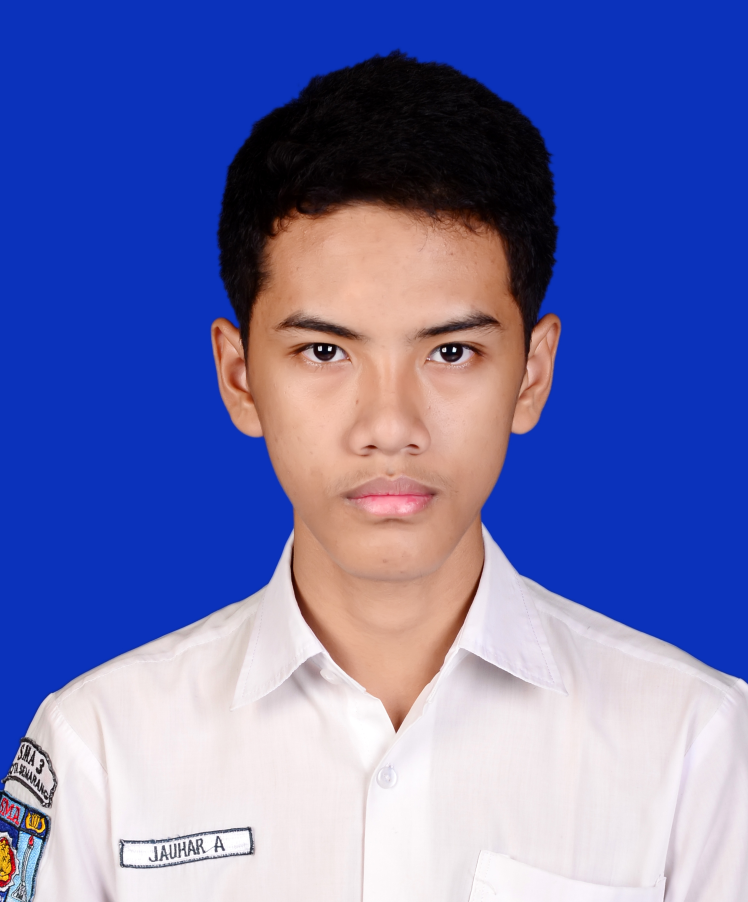
#> input picture facial_detection/test.jpg, 2244 x 2706 px (shown at 1/3 size)
$ python histogram.py ../facial_detection/test.jpg   (Python 2 division)
#> lines starting #> are read from the running program, lines starting #| are printed output that depends on the picture
import sys
import os.path
import matplotlib.pyplot as plt

from PIL import Image, ImageDraw

MAX_WIDTH = 600
MAX_HEIGHT = 400

HISTOGRAM_WIDTH = 600
HISTOGRAM_HEIGHT = 400
HISTOGRAM_MARGIN = 20

if len(sys.argv) < 2:
    print "Usage: python histogram.py IMAGE_PATH"
    sys.exit(1)

image_path = sys.argv[1]
image_ext = os.path.splitext(image_path)[1]

if image_ext.lower() not in ['.jpg', '.jpeg', '.png', '.bmp']:
    print "Invalid image format. Use one of these format: .jpg, .jpeg, .png, .bmp"
    sys.exit(1)

try:
    base_image = Image.open(image_path)
#> base_image is the input picture: PIL image 2244x2706 RGB; mean R, G, B 106.2, 113, 175.5
    width, height = base_image.size
#> width = 2244; height = 2706
    if width > MAX_WIDTH:
        height, width = height * MAX_WIDTH / width, MAX_WIDTH
#> height = 723; width = 600
    if height > MAX_HEIGHT:
        width, height = width * MAX_HEIGHT / height, MAX_HEIGHT
#> width = 331; height = 400
    base_image = base_image.resize((width, height))
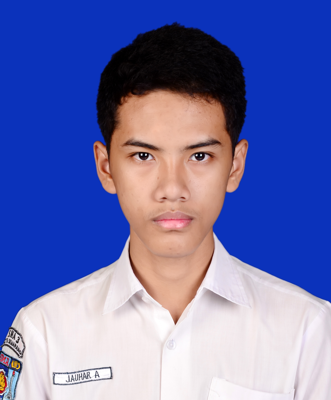
#> base_image: PIL image 331x400 RGB; mean R, G, B 106.2, 113, 175.5
except Exception as e:
    print "Cannot open image"
    sys.exit(1)

# ===================
img = base_image.load()

print img[0,0]
#| (11, 50, 187)
# ===================

def calculate_image_histogram(image, channel_id=0):
#> called with channel_id = 1
    width, height = image.size
    img = image.load()
    histogram = [0 for i in range(256)]
    for i in range(height):
        for j in range(width):
            color = img[j,i]
            color_sum = []
            if channel_id & 1:
                color_sum += [color[0]]
            if channel_id & 2:
                color_sum += [color[1]]
            if channel_id & 4:
                color_sum += [color[2]]
            value = round(sum(color_sum) / len(color_sum))
            histogram[int(value)] += 1
#> after the loop, histogram = 256 values, max 62198 at index 11, min 11 at index 79, mean 517.2

    return [float(x)/float(width * height) for x in histogram]


plt.plot(calculate_image_histogram(base_image, 1), 'r')
plt.plot(calculate_image_histogram(base_image, 2), 'g')
plt.plot(calculate_image_histogram(base_image, 4), 'b')
plt.plot(calculate_image_histogram(base_image, 7), 'k')

base_image.show("Base Image")
plt.show()
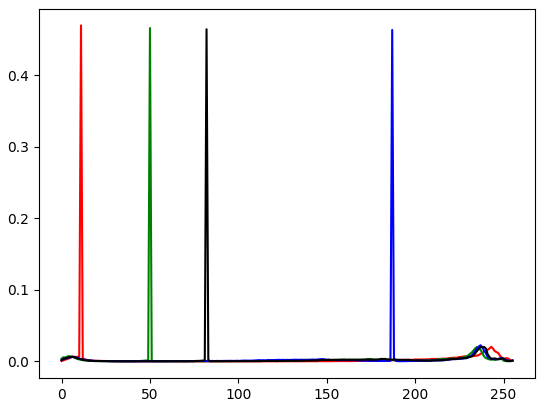
#> figure drawn by matplotlib, 1 panel; curve peaks at x = 11, y = 0.47; curve peaks at x = 50, y = 0.466; curve peaks at x = 187, y = 0.463

$ run again, on facial_detection/jauhar2.png
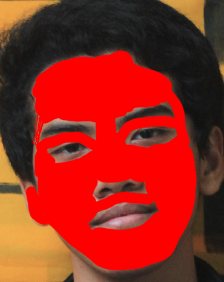
#> input picture facial_detection/jauhar2.png, 224 x 282 px
#> base_image is the input picture: PIL image 224x282 RGBA; mean R, G, B, A 149.3, 39.6, 27.7, 255
#| (176, 126, 69, 255)
#> after the loop in calculate_image_histogram, `for i in range(height):`: histogram = 256 values, max 22837 at index 255, min 0 at index 0, mean 246.8
#> `plt.show()`:
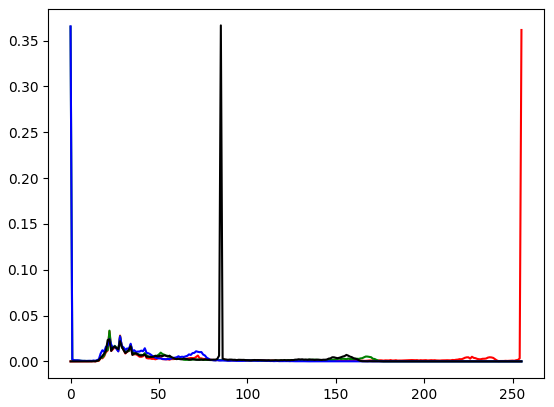
#> figure drawn by matplotlib, 1 panel; curve peaks at x = 255, y = 0.362; curve peaks at x = 0, y = 0.365; curve peaks at x = 0, y = 0.366
